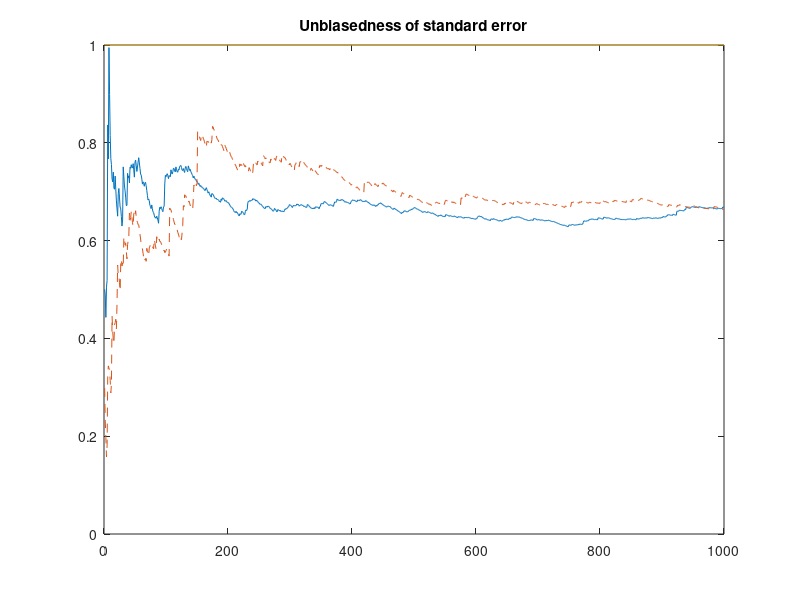

Recreate this plot in MATLAB.
% Stat3.m
% Simulates draws from a normal density and an exponential and 
% checks what happens with the variance


NSim=1000; % Number of samples to be drawn
MSim=3;   % size of each sample
lda=1;
mu=2;

std_norm=zeros(NSim,1);
std_expo=zeros(NSim,1);

for j=1:NSim;

    % draw from exponential
    u=rand(MSim,1);
    expo=-1/lda*log(u);

    % draw from normal
    norm=mu+randn(MSim,1);

    % biased estimates
	std_norm(j)=sum( (norm-mean(norm)).^2 )/MSim;	
	std_expo(j)=sum( (expo-mean(expo)).^2 )/MSim;	

end;

s=1:NSim;s=s';

std_norm=cumsum(std_norm)./s;
std_expo=cumsum(std_expo)./s;

theovar=ones(NSim,1);
plot(s,std_norm,'-',s,std_expo,'--',s,theovar,'-');
title('Unbiasedness of standard error');
% axis([0 1 0.1 1]);
